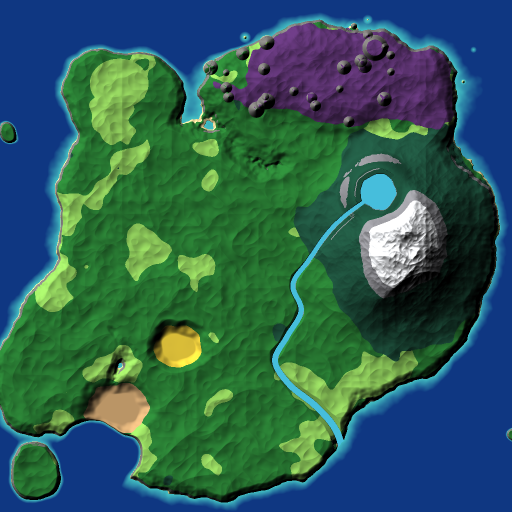
#> input picture assets/island/preview.png, 1024 x 1024 px (shown at 1/2 size)
$ python export_planning_map.py
#> lines starting #> are read from the running program, lines starting #| are printed output that depends on the picture
"""Exporta copias para Paint; no modifica los mapas que generan la isla."""
from pathlib import Path
from PIL import Image, ImageDraw, ImageFont
import numpy as np

ROOT = Path(__file__).resolve().parents[1]
OUT = ROOT / 'docs' / 'mapa_isla'
OUT.mkdir(parents=True, exist_ok=True)
terrain = Image.open(ROOT / 'assets/island/preview.png').convert('RGB').resize((2048, 2048), Image.Resampling.LANCZOS)
terrain.save(OUT / 'isla_limpia_paint.png')
fontpath = 'C:/Windows/Fonts/arial.ttf'
def font(size): return ImageFont.truetype(fontpath, size)
canvas = Image.new('RGB', (2700, 2300), '#f6f2e7')
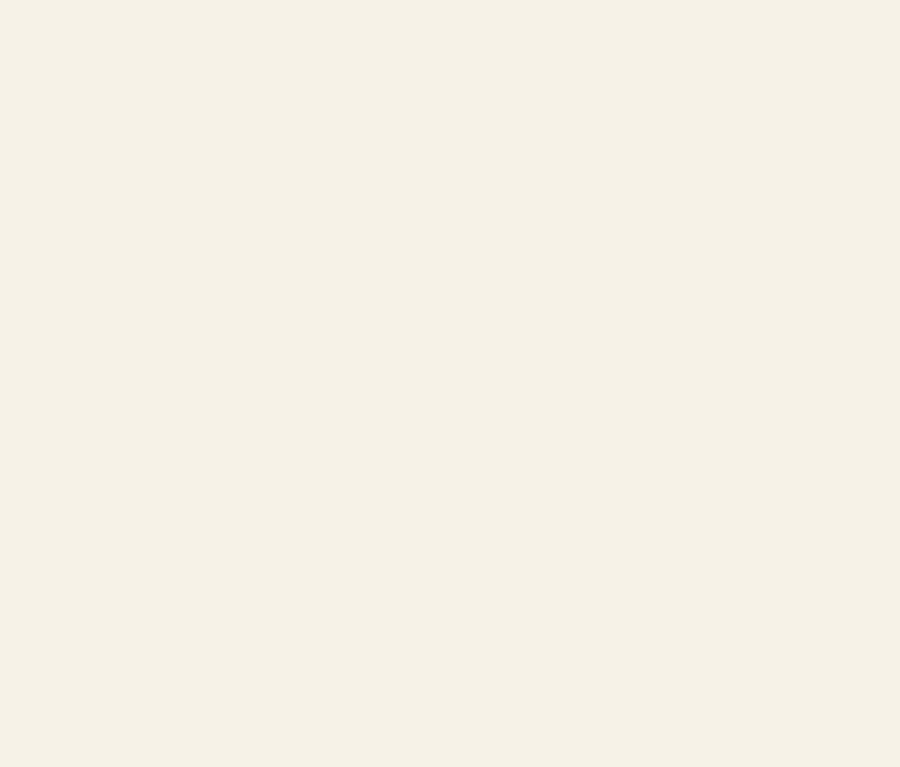
#> canvas: PIL image 2700x2300 RGB (shown at 1/3 size); mean R, G, B 246, 242, 231
canvas.paste(terrain, (80, 150))
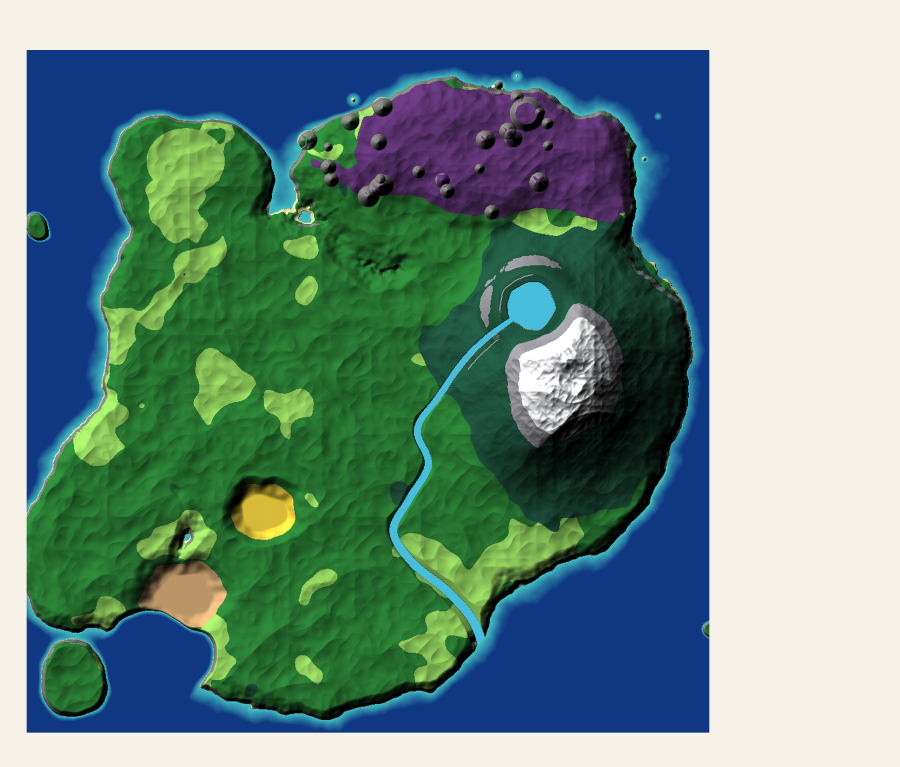
#> canvas: PIL image 2700x2300 RGB (shown at 1/3 size); mean R, G, B 110, 141, 133.2
d = ImageDraw.Draw(canvas)
d.text((80, 35), 'ISLA BETA · MAPA PARA DISEÑAR HISTORIAS Y MECÁNICAS', font=font(38), fill='#24332e')
d.text((80, 90), 'Norte arriba (−Z) · Este a la derecha (+X) · Terreno base actual · 512 × 512 m', font=font(25), fill='#52615b')
for i in range(9):
    p = 80 + i * 256
    q = 150 + i * 256
    d.line((p,150,p,2198), fill='#829c9b', width=1)
    d.line((80,q,2128,q), fill='#829c9b', width=1)
    if i < 8:
        d.text((p+118,120), chr(65+i), font=font(23), fill='#24332e')
        d.text((44,q+115), str(i+1), font=font(23), fill='#24332e')

raw = np.asarray(Image.open(ROOT/'assets/island/height.png').convert('RGB')).astype(np.float64)
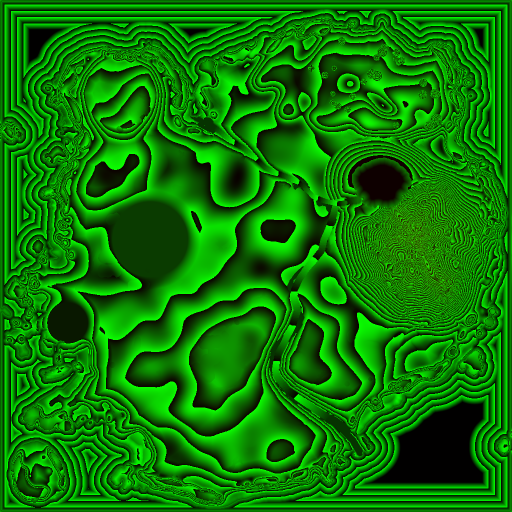
#> input picture assets/island/height.png, 1024 x 1024 px (shown at 1/2 size)
heights = (raw[:,:,0]*256 + raw[:,:,1])/64
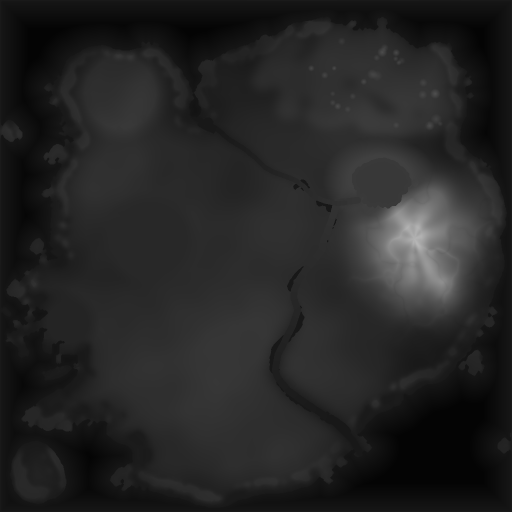
#> heights: shape (1024, 1024) float64 (shown at 1/2 size); min 4, max 182.2, mean 37.1
def height(x,z):
    return heights[round((z+512)*1023/1024),round((x+512)*1023/1024)]
village=np.array([-280.,303.]); bay=np.array([-309.,393.])
direction=(bay-village)/np.linalg.norm(bay-village)
shore=village.copy()
for step in range(400):
    p=village+direction*step
    if height(int(p[0]),int(p[1])) <= 24:
        shore=p; break
#> this loop made 60 passes
#> shore on pass 60: [-298.1, 359.2]
#> p on passes 2 to 7: [-280.3, 304], [-280.6, 304.9], [-280.9, 305.9], [-281.2, 306.8], [-281.5, 307.8], [-281.8, 308.7]
ship=shore+direction*2
#> ship = [-298.7, 361.1]
points=[
    ('Naufragio / playa inicial',ship/2,'Estructura actual'),
    ('Ruinas del noroeste',np.array([-137.,-172.5]),'Muros y cofre actuales'),
    ('Torre / campamentos',np.array([96.,-176.]),'Fases 1–4 implementadas'),
    ('Lago de montaña',np.array([105.,-65.]),'Referencia del terreno'),
    ('Montaña nevada',np.array([145.,-5.]),'Referencia del terreno'),
    ('Zona del futuro pueblo',np.array([-140.,151.5]),'Llano reservado; sin pueblo construido'),
    ('Campos',np.array([-80.,90.]),'Referencia del terreno'),
]
def pixel(point): return (80+(point[0]+256)/512*2048,150+(point[1]+256)/512*2048)
d.text((2180,155), 'PUNTOS DE REFERENCIA', font=font(26), fill='#24332e')
rows=[]
for i,(name,point,status) in enumerate(points,1):
    x,y=pixel(point)
    d.ellipse((x-23,y-23,x+23,y+23),fill='#fff7dc',outline='#233b38',width=3)
    d.text((x,y),str(i),anchor='mm',font=font(27),fill='#233b38')
    yy=215+(i-1)*160
    col=min(7,max(0,int((point[0]+256)/64))); row=min(7,max(0,int((point[1]+256)/64)))
    grid=f'{chr(65+col)}{row+1}'
    d.text((2180,yy),f'{i:02} · {name}',font=font(22),fill='#24332e')
    d.text((2180,yy+35),f'{grid} · X {point[0]:.0f} / Z {point[1]:.0f} m',font=font(20),fill='#52615b')
    # Keep long status text within the side column.
    words=status.split(); lines=['']
    for word in words:
        trial=(lines[-1]+' '+word).strip()
        if d.textlength(trial,font=font(19))>470: lines.append(word)
        else: lines[-1]=trial
    d.multiline_text((2180,yy+67),'\n'.join(lines),font=font(19),fill='#52615b',spacing=5)
    rows.append(f'| {i:02} | {name} | {grid} | {point[0]:.0f}, {point[1]:.0f} | {status} |')
#> this loop made 7 passes
#> (name, point, status, x, y, yy, col, row) on passes 1, 2, 4, 5, 6, 7: ('Naufragio / playa inicial', [-149.4, 180.5], 'Estructura actual', 506.6, 1896.1, 215, 1, 6), ('Ruinas del noroeste', [-137, -172.5], 'Muros y cofre actuales', 556, 484, 375, 1, 1), ('Lago de montaña', [105, -65], 'Referencia del terreno', 1524, 914, 695, 5, 2), ('Montaña nevada', [145, -5], 'Referencia del terreno', 1684, 1154, 855, 6, 3), ('Zona del futuro pueblo', [-140, 151.5], 'Llano reservado; sin pueblo construido', 544, 1780, 1015, 1, 6), ('Campos', [-80, 90], 'Referencia del terreno', 784, 1534, 1175, 2, 5)
#> (name, point, x, y, yy, col, row, grid) on pass 3: ('Torre / campamentos', [96, -176], 1488, 470, 535, 5, 1, 'F2')
#> after the loop, rows = 7 items
d.multiline_text((2180,1450),'TUS MARCAS EN PAINT\n\nRojo: enemigos / peligro\nAzul: historia / personajes\nAmarillo: botín / recursos\nBlanco: rutas / caminos\n\nNumera los nuevos lugares\ndesde 08 y apunta su casilla.\n\nCada casilla mide 64 × 64 m.\n\nLos caminos todavía\nno están construidos.',font=font(23),fill='#24332e',spacing=12)
d.text((80,2225),'Escala: 100 m',font=font(22),fill='#24332e')
d.line((285,2240,685,2240),fill='#24332e',width=5)
canvas.save(OUT/'isla_referencias_paint.png')
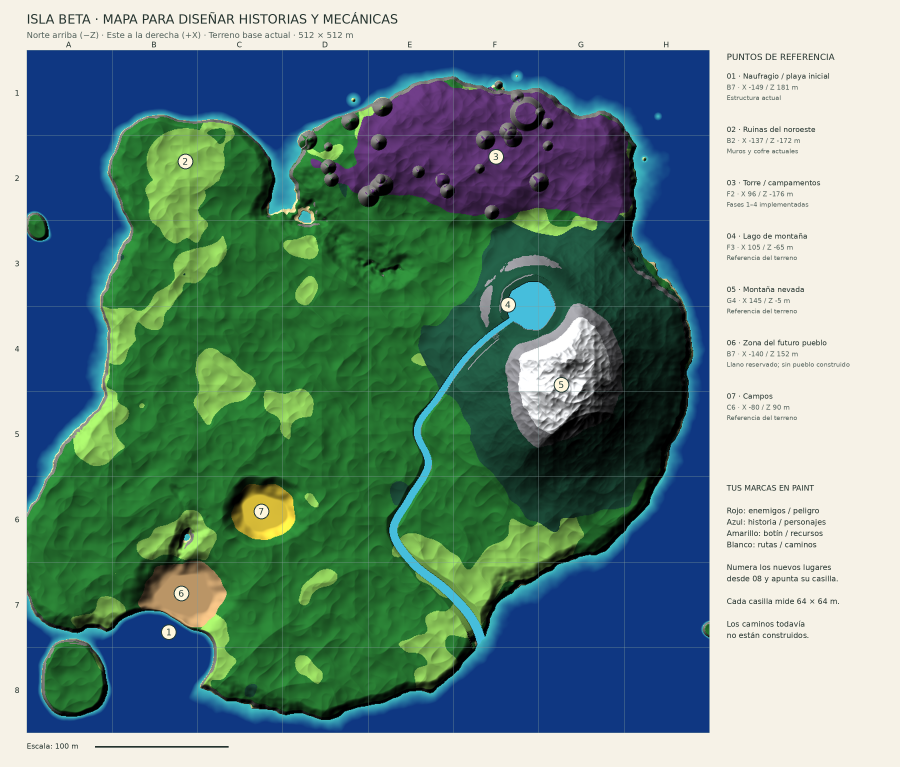
#> saved as isla_referencias_paint.png: PIL image 2700x2300 RGB (shown at 1/3 size); mean R, G, B 108.8, 139.9, 132.1
preview=canvas.copy();preview.thumbnail((1400,1400));preview.save(OUT/'vista_previa.png')
intro='''# Lugares, lore y mecánicas de la isla

Abre `isla_limpia_paint.png` o `isla_referencias_paint.png` en Paint y guarda tus marcas como una copia. Estos archivos son documentos de diseño: pintarlos no cambia el terreno del juego.

La vista representa el terreno base horneado, no las construcciones o excavaciones de tu partida. Las referencias del lago, montaña y campos son aproximadas; naufragio, ruinas y torre se sitúan a partir del código. El llano del pueblo es una reserva de terreno, no un pueblo construido. Norte = −Z, este = +X. Coordenadas en metros; cuadrícula de 64 m.

| Nº | Lugar | Casilla | X, Z (m) | Estado |
|---|---|---|---|---|
'''
template='''

## Ficha de lugar (copia una por cada marca nueva)

- Número y nombre:
- Casilla / coordenadas:
- Estado: idea / aprobado / programado / probado
- Historia: qué pasó aquí y quién vivía aquí:
- Qué descubre el jugador y cómo lo descubre:
- Personajes, animales y enemigos:
- Mecánicas que hay que programar:
- Cuándo se activa: día, misión, objeto o condición:
- Recompensas y recursos:
- Conexiones y caminos a otros lugares:
- Cambios tras visitarlo o completar su objetivo:
- Modelos, sonidos y animaciones pendientes:

Las historias nuevas quedan abiertas para que las decidamos juntos. Puedes enviar el PNG marcado y estas fichas para convertir cada lugar en tareas concretas de programación.
'''
(OUT/'LUGARES_Y_LORE.md').write_text(intro+'\n'.join(rows)+template,encoding='utf-8')
print('Mapas exportados:',OUT)
